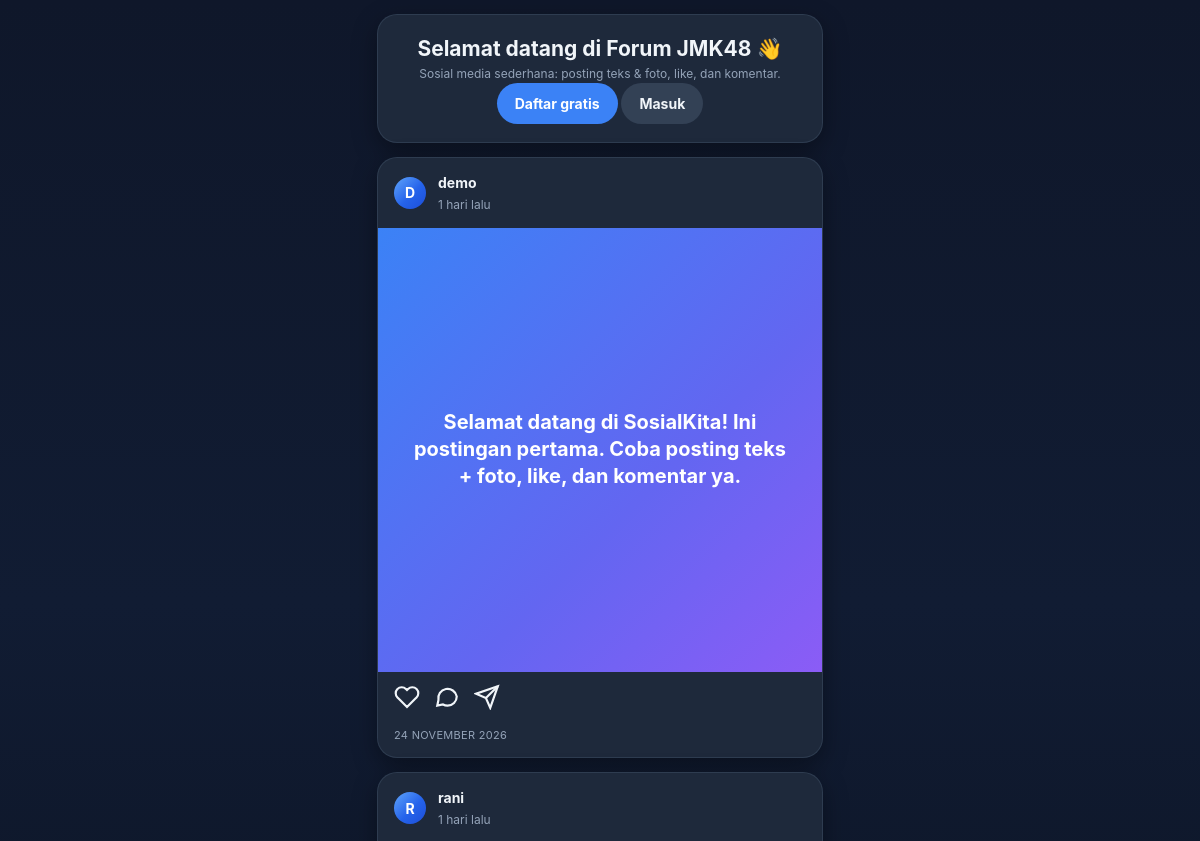
The app's page / (upper part), older data.
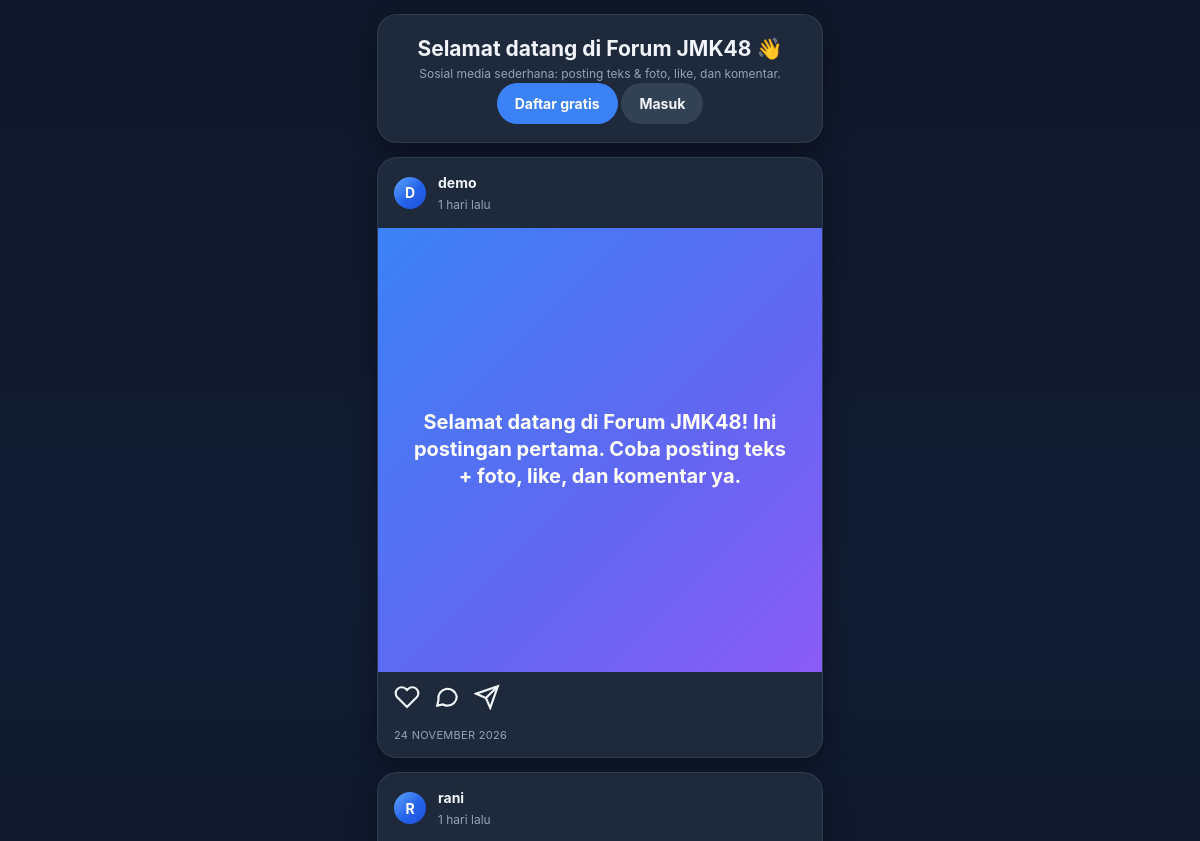
The same page, newer data.
### tables this page shows
CREATE TABLE IF NOT EXISTS posts (
  id INT UNSIGNED AUTO_INCREMENT PRIMARY KEY,
  user_id INT UNSIGNED NOT NULL,
  content TEXT NOT NULL,
  image VARCHAR(255) DEFAULT NULL,
  created_at TIMESTAMP DEFAULT CURRENT_TIMESTAMP,
  updated_at TIMESTAMP DEFAULT CURRENT_TIMESTAMP ON UPDATE CURRENT_TIMESTAMP,
  FOREIGN KEY (user_id) REFERENCES users(id) ON DELETE CASCADE
);

CREATE TABLE IF NOT EXISTS users (
  id INT UNSIGNED AUTO_INCREMENT PRIMARY KEY,
  name VARCHAR(100) NOT NULL,
  username VARCHAR(50) NOT NULL UNIQUE,
  email VARCHAR(150) NOT NULL UNIQUE,
  password VARCHAR(255) NOT NULL,
  bio VARCHAR(255) DEFAULT NULL,
  avatar VARCHAR(255) DEFAULT NULL,
  role ENUM('user','admin') NOT NULL DEFAULT 'user',
  created_at TIMESTAMP DEFAULT CURRENT_TIMESTAMP
);

### includes/functions.php (called while the page is built, shortened)
<?php
function e($str) {
    return htmlspecialchars((string) $str, ENT_QUOTES, 'UTF-8');
}
function isLoggedIn(): bool {
    return isset($_SESSION['user_id']);
}
function currentUser(): ?array {
    if (!isLoggedIn()) return null;
    static $user = null;
    return $user;
}
function timeAgo(string $datetime): string {
    $time = strtotime($datetime);
    $diff = time() - $time;
    if ($diff < 86400 * 7) return floor($diff / 86400) . ' hari lalu';
    return date('d M Y, H:i', $time);
}

### index.php (the view, shortened to what the changed rows need)
<?php
require_once __DIR__ . '/config.php';
$searchQ = trim($_GET['q'] ?? '');
if ($searchQ !== '') {
    $stmt = $pdo->prepare("
        SELECT p.*, u.name, u.username,
               (SELECT COUNT(*) FROM likes WHERE post_id = p.id) AS like_count,
               (SELECT COUNT(*) FROM comments WHERE post_id = p.id) AS comment_count
        FROM posts p JOIN users u ON u.id = p.user_id
        WHERE p.content LIKE ? OR u.username LIKE ? OR u.name LIKE ?
        ORDER BY p.created_at DESC
    ");
    $stmt->execute(["%$searchQ%", "%$searchQ%", "%$searchQ%"]);
} else {
    $stmt = $pdo->query("
        SELECT p.*, u.name, u.username,
               (SELECT COUNT(*) FROM likes WHERE post_id = p.id) AS like_count,
               (SELECT COUNT(*) FROM comments WHERE post_id = p.id) AS comment_count
        FROM posts p JOIN users u ON u.id = p.user_id
        ORDER BY p.created_at DESC
    ");
}
$posts = $stmt->fetchAll();
$storyUsers = [];
foreach ($posts as $p) $storyUsers[$p['username']] = $p;
include __DIR__ . '/includes/header.php';
?>
<?php if ($user): ?>
  <?php $hour = (int)date('G'); $greet = $hour < 11 ? 'Selamat pagi' : ($hour < 15 ? 'Selamat siang' : ($hour < 18 ? 'Selamat sore' : 'Selamat malam')); ?>
  <div class="greeting">
    <div class="avatar"><?= e(strtoupper(substr($user['name'], 0, 1))) ?></div>
    <div>
      <p><?= e($greet) ?> 👋</p>
      <h1><?= e($user['name']) ?></h1>
    </div>
    <span style="flex:1"></span>
    <a href="activity.php" title="Aktivitas" style="font-size:22px">🔔</a>
  </div>
  <div class="stories">
    <a class="story" href="profile.php?u=<?= e($user['username']) ?>">
      <div class="ring"><div class="avatar"><?= e(strtoupper(substr($user['name'], 0, 1))) ?></div></div>
      <span>Cerita Anda</span>
    </a>
    <?php foreach ($storyUsers as $su): if ($su['username'] === $user['username']) continue; ?>
    <a class="story" href="profile.php?u=<?= e($su['username']) ?>">
      <div class="ring"><div class="avatar"><?= e(strtoupper(substr($su['name'], 0, 1))) ?></div></div>
      <span><?= e($su['username']) ?></span>
    </a>
    <?php endforeach; ?>
  </div>
  <div class="card pad" id="composer">
    <form method="post" enctype="multipart/form-data">
      <div style="display:flex;gap:10px;align-items:center">
        <div class="avatar"><?= e(strtoupper(substr($user['name'], 0, 1))) ?></div>
        <input type="text" name="content" placeholder="Buat postingan baru, <?= e($user['name']) ?>..." required style="border:none;background:transparent;flex:1" maxlength="2000">
      </div>
      <?php if (!empty($error)): ?><div class="alert error"><?= e($error) ?></div><?php endif; ?>
      <div style="display:flex;gap:8px;align-items:center;margin-top:10px">
        <label style="margin:0;font-weight:400;color:var(--muted);cursor:pointer"><span class="file-label-text">📷 Tambah foto</span> <input type="file" name="image" accept="image/*" style="display:none" data-preview="composer-preview-wrap"></label>
        <span style="flex:1"></span>
        <button class="btn btn-primary btn-sm" type="submit" name="create_post">Bagikan</button>
      </div>
      <div class="img-preview-wrap" id="composer-preview-wrap" hidden>
        <img alt="Pratinjau foto">
        <button type="button" class="img-preview-remove" data-preview-remove title="Batalkan foto">✕</button>
        <p class="img-preview-note">Pratinjau — foto baru diunggah setelah kamu tekan Bagikan.</p>
      </div>
      <p class="muted" style="margin-top:8px">Tulis di kolom atas, tambah foto kalau mau (maks 2 MB). Untuk caption panjang, pakai halaman detail postingan.</p>
    </form>
  </div>
<?php else: ?>
  <div class="card pad" style="text-align:center">
    <h2>Selamat datang di <?= e(APP_NAME) ?> 👋</h2>
  </div>
<?php endif; ?>
<?php foreach ($posts as $p): $liked = $user ? userLiked((int)$p['id'], (int)$user['id']) : false; ?>
  <article class="card">
    <div class="post-head">
      <a href="profile.php?u=<?= e($p['username']) ?>"><div class="avatar"><?= e(strtoupper(substr($p['name'], 0, 1))) ?></div></a>
      <div class="post-meta">
        <b><a href="profile.php?u=<?= e($p['username']) ?>"><?= e($p['username']) ?></a></b>
        <span><?= e(timeAgo($p['created_at'])) ?><?= $p['updated_at'] !== $p['created_at'] ? ' · diedit' : '' ?></span>
      </div>
    </div>
    <?php if ($p['image']): ?>
      <div class="post-media"><img class="post-img" src="uploads/<?= e($p['image']) ?>" alt="Foto postingan"></div>
    <?php else: ?>
      <div class="post-text-tile"><p><?= e($p['content']) ?></p></div>
    <?php endif; ?>
    <div class="post-actions">
      <?php if ($user): ?>
        <form method="post" action="like.php" style="line-height:0"><input type="hidden" name="post_id" value="<?= (int)$p['id'] ?>">
          <button class="icon-btn <?= $liked ? 'liked' : '' ?>" type="submit" title="Suka">
            <svg viewBox="0 0 24 24" fill="<?= $liked ? '#ed4956' : 'none' ?>" stroke="<?= $liked ? '#ed4956' : 'currentColor' ?>" stroke-width="2"><path d="M20.8 4.6a5.5 5.5 0 0 0-7.8 0L12 5.6l-1-1a5.5 5.5 0 0 0-7.8 7.8l1 1L12 21.2l7.8-7.8 1-1a5.5 5.5 0 0 0 0-7.8z"/></svg>
          </button>
        </form>
      <?php else: ?>
        <span title="Suka"><svg viewBox="0 0 24 24" width="26" height="26" fill="none" stroke="currentColor" stroke-width="2"><path d="M20.8 4.6a5.5 5.5 0 0 0-7.8 0L12 5.6l-1-1a5.5 5.5 0 0 0-7.8 7.8l1 1L12 21.2l7.8-7.8 1-1a5.5 5.5 0 0 0 0-7.8z"/></svg></span>
      <?php endif; ?>
      <a href="post.php?id=<?= (int)$p['id'] ?>" title="Komentar"><svg viewBox="0 0 24 24" width="26" height="26" fill="none" stroke="currentColor" stroke-width="2"><path d="M21 11.5a8.5 8.5 0 0 1-8.5 8.5c-1.5 0-3-.4-4.2-1.1L3 20l1.1-5.3A8.5 8.5 0 1 1 21 11.5z"/></svg></a>
      <a href="post.php?id=<?= (int)$p['id'] ?>" title="Bagikan"><svg viewBox="0 0 24 24" width="26" height="26" fill="none" stroke="currentColor" stroke-width="2"><path d="M22 2 11 13"/><path d="M22 2 15 22l-4-9-9-4z"/></svg></a>
    </div>
    <div class="post-body">
      <div class="post-time"><?= e(date('d F Y', strtotime($p['created_at']))) ?></div>
    </div>
  </article>
<?php endforeach; ?>
<?php include __DIR__ . '/includes/footer.php'; ?>

Row changes from the older to the newer data that the page shows:
changed posts "demo": content "Selamat datang di SosialKita! Ini postingan pertama. Coba posting teks + foto, like, dan komentar ya." → "Selamat datang di Forum JMK48! Ini postingan pertama. Coba posting teks + foto, like, dan komentar ya."
